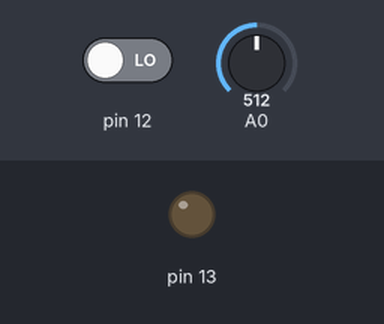
The sketch below on a simulated Arduino Uno, built with avr-gcc and run on an emulated ATmega328P. On the bench: output pins drawn as LEDs (lit = HIGH). The test bench sets the inputs (shaded band); at power-on: pin 12 LOW, A0 = 512. Random numbers use the default seed unless the sketch sets one; what the sketch prints to the serial monitor is not drawn.

Above: at 0.1 s.
At 10.3 s:
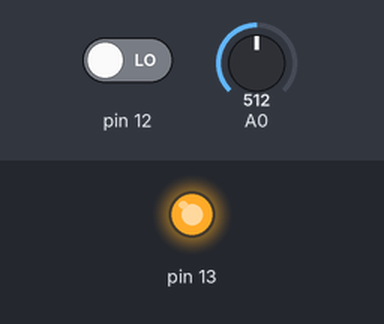
Timing chart, 0 to 11.8 s (numbered marks = the images above):
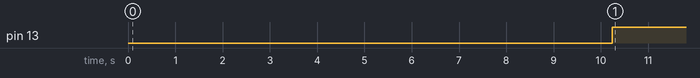

Measured:
- by itself, pin 13: LOW → HIGH at 10.2 s

The sketch:

planta_rede.ino
```cpp
/*
 * HIL – Arduino 1: PLANTA VIRTUAL + EMULADOR DE REDE  (Tinkercad Circuits, Arduino Uno)
 *
 * Projeto: Análise Computacional e Comparativa de Critérios de Estabilidade
 * Trilha EC – controle PID com atraso de comunicação variável.
 *
 * Função:
 *  - Relógio mestre do laço (período TS = 20 ms).
 *  - Integra a planta G_p(s) = 1/((s+1)(0,5s+1)) discretizada por ZOH
 *    (matrizes calculadas em src/estabilidade/hil.py -> discretiza_zoh).
 *  - Emula a rede: guarda os comandos u recebidos e aplica o comando de
 *    d amostras atrás (atraso tau = d*TS), sem reordenar pacotes.
 *  - d é ajustado pelo potenciômetro (A0). Com a chave em D12 em nível alto, o
 *    atraso varia aleatoriamente em [d, d + JITTER] a cada período.
 *
 * Sequência em cada período k (idêntica ao gêmeo digital em Python):
 *   1) envia y[k] ao controlador     2) recebe u[k]
 *   3) j = max(j_ant, k - d[k]); aplica u[j]
 *   4) x[k+1] = Ad x[k] + Bd u[j]
 *
 * Enlace: serial de hardware a 115200 bit/s, protocolo de texto (uma linha por
 * mensagem). A linha enviada "y tau u_aplicado k" também é exibida no Monitor
 * Serial/plotter da Planta. Linhas iniciadas por '#' são ignoradas pelo controlador;
 * a linha "R" pede que ele reinicie o PID.
 *
 * Ligações:
 *   D1 (TX) -> D0 (RX) do controlador   D0 (RX) <- D1 (TX) do controlador   GND comum
 *   A0  <- cursor do potenciômetro (extremos em 5V e GND)
 *   D12 <- comum da chave deslizante (extremos em 5V = atraso variável, GND = fixo)
 *   D13 -> LED "L" da própria placa (aceso quando |erro| > 0,5 após 10 s)
 */

// ---------- parâmetros (devem coincidir com o gêmeo digital) ----------
const unsigned long TS_MS = 20;      // período de amostragem
const float TS = 0.02f;
const int DMAX = 80;                 // atraso máximo: 80 amostras = 1,6 s
const int JITTER = 20;               // amplitude do atraso variável (amostras)
const float REF = 1.0f;              // referência (degrau unitário)
const unsigned long TIMEOUT_MS = 15; // espera máxima pela resposta do controlador

// Planta discretizada (ZOH, TS = 20 ms): x[k+1] = Ad x[k] + Bd u, y = C x
const float AD00 = 0.94138020f, AD01 = -0.038818467f;
const float AD10 = 0.019409234f, AD11 = 0.99960792f;
const float BD0 = 0.019409234f, BD1 = 0.00019604627f;
const float C0 = 0.0f, C1 = 2.0f;

float x0 = 0.0f, x1 = 0.0f;
float historico[DMAX + 1];           // buffer circular dos comandos recebidos
long k = 0;                          // índice do período
long j_ant = -1;                     // índice do último comando aplicado
float u_ultimo = 0.0f;
unsigned long proximo = 0;
unsigned int perdas = 0;

char linha[24];

// lê uma linha terminada em '\n' com prazo máximo; devolve true se completa
bool le_linha(unsigned long timeout_ms) {
  unsigned long t0 = millis();
  int n = 0;
  while (millis() - t0 < timeout_ms) {
    if (!Serial.available()) continue;
    char c = Serial.read();
    if (c == '\n') { linha[n] = 0; return n > 0; }
    if (c != '\r' && n < (int)sizeof(linha) - 1) linha[n++] = c;
  }
  return false;
}

void setup() {
  Serial.begin(115200);
  pinMode(12, INPUT);
  pinMode(13, OUTPUT);
  randomSeed(7);
  for (int i = 0; i <= DMAX; i++) historico[i] = 0.0f;
  delay(200);                        // aguarda o controlador iniciar
  Serial.println("R");               // controlador zera o PID
  Serial.println("# y tau u k");
  proximo = millis();
}

void loop() {
  if ((long)(millis() - proximo) < 0) return;
  proximo += TS_MS;

  int d = map(analogRead(A0), 0, 1023, 0, DMAX - JITTER);
  if (digitalRead(12) == HIGH) d += random(0, JITTER + 1);

  float y = C0 * x0 + C1 * x1;        // 1) saída da planta
  long j = k - d;                     // 3) rede: entrega com atraso, sem reordenar
  if (j < j_ant) j = j_ant;
  float tau = (k - j) * TS;
  // a linha leva y (lido pelo controlador), tau, o comando aplicado no período
  // anterior e o índice k (permite reconstruir a série temporal: t = k*TS)
  Serial.print(y, 4); Serial.print(' ');
  Serial.print(tau, 2); Serial.print(' ');
  Serial.print(u_ultimo, 4); Serial.print(' ');
  Serial.println(k);

  float u;
  if (le_linha(TIMEOUT_MS)) {         // 2) comando do controlador
    u = atof(linha);
  } else {
    u = (k > 0) ? historico[(k - 1) % (DMAX + 1)] : 0.0f;   // perda: repete o último
    perdas++;
  }
  historico[k % (DMAX + 1)] = u;

  float u_ap = (j >= 0) ? historico[j % (DMAX + 1)] : 0.0f;
  j_ant = j;
  u_ultimo = u_ap;

  float n0 = AD00 * x0 + AD01 * x1 + BD0 * u_ap;   // 4) planta
  float n1 = AD10 * x0 + AD11 * x1 + BD1 * u_ap;
  x0 = n0;
  x1 = n1;

  digitalWrite(13, (k * TS > 10.0f && fabs(REF - y) > 0.5f) ? HIGH : LOW);
  k++;
}
```
